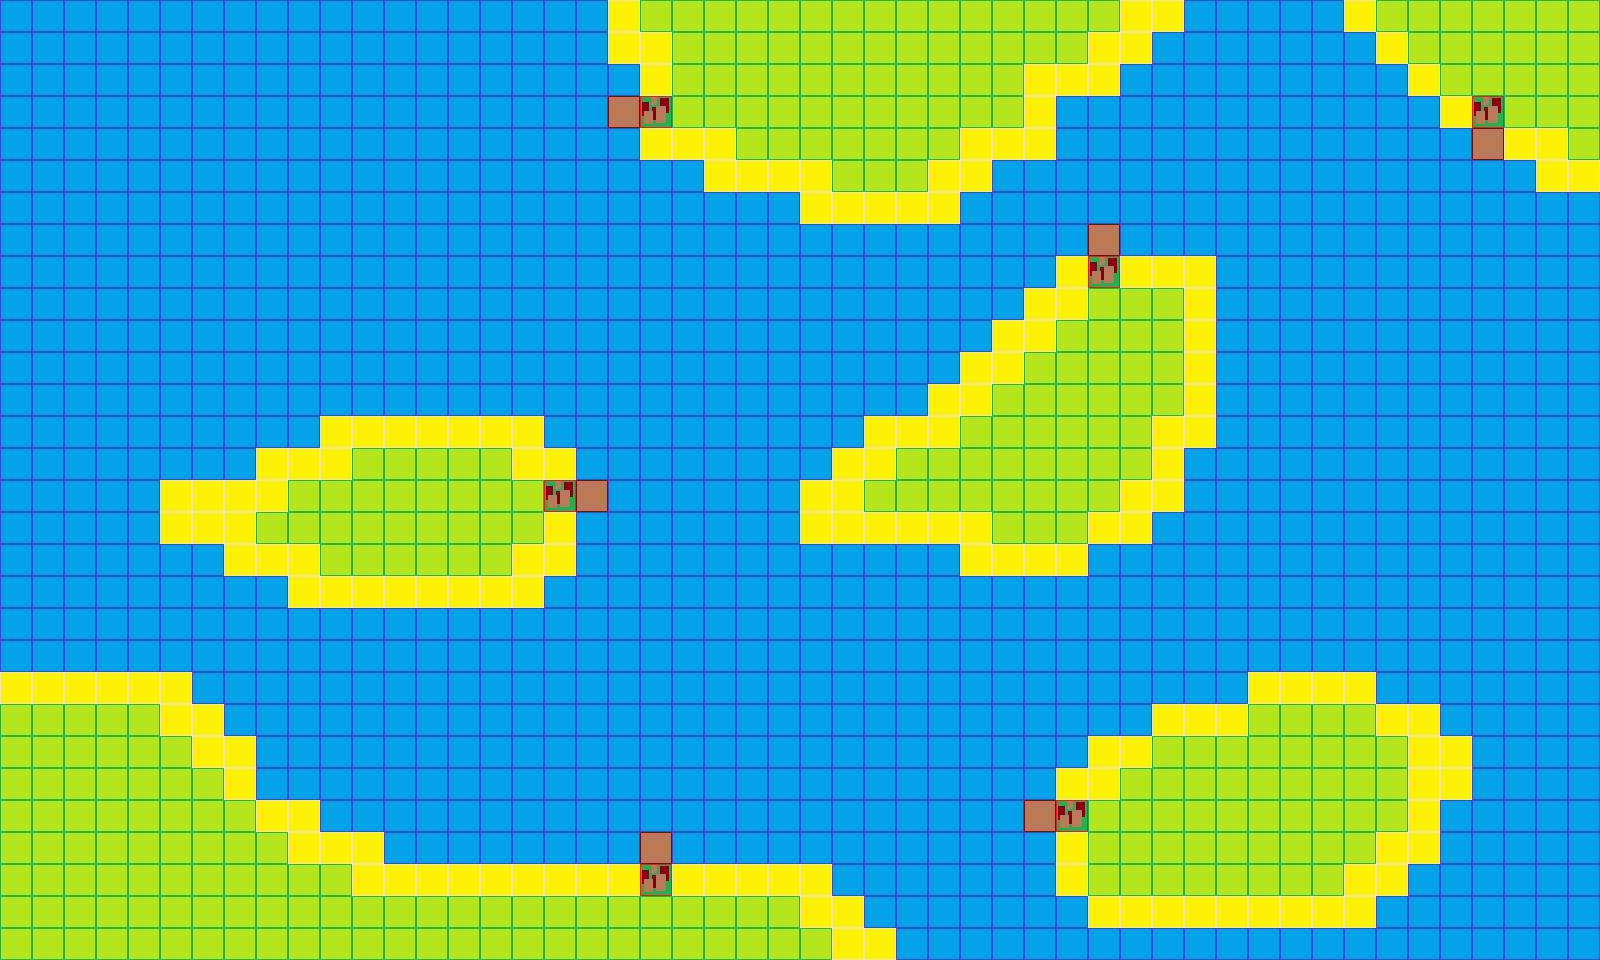

Tiled map render using the project's own tile images. Description and the map definition, with tile-layer contents summarised, below:
An orthogonal 50x30 tile map with 32x32 px tiles, 1 tile layer (Tile Layer 1).

<map version="1.0" orientation="orthogonal" renderorder="right-down" width="50" height="30" tilewidth="32" tileheight="32" nextobjectid="1">
 <tileset firstgid="1" name="Crappy Tileset" tilewidth="32" tileheight="32">
  <image source="../../img/sprites/placeholders1.png" width="160" height="32" />
  <tile id="0">
   <properties>
    <property name="Collide" value="1" />
   </properties>
  </tile>
  <tile id="1">
   <properties>
    <property name="Collide" value="0" />
   </properties>
  </tile>
  <tile id="2">
   <properties>
    <property name="Collide" value="0" />
   </properties>
  </tile>
  <tile id="3">
   <properties>
    <property name="Collide" value="1" />
   </properties>
  </tile>
  <tile id="4">
   <properties>
    <property name="Collide" value="1" />
   </properties>
  </tile>
 </tileset>
 <layer name="Tile Layer 1" width="50" height="30">
  <data>[1500 cells, 1500 non-empty, 5 distinct tile ids]</data>
 </layer>
</map>